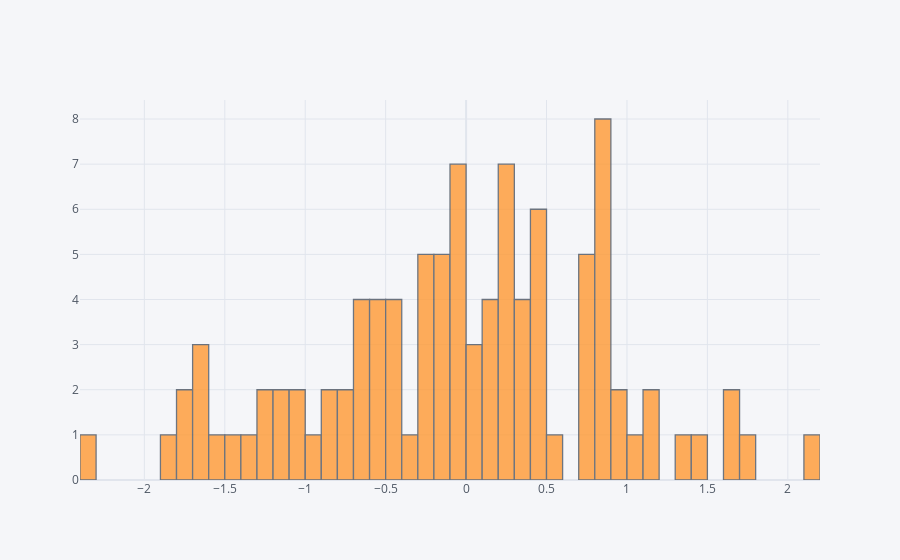

Notebook code for this chart:
### Code cell
df['A'].iplot(kind='hist', bins=50)

### Figure 1 — Plotly figure (JSON) as saved in the notebook; plotly's stock layout.template omitted (floating-point values rounded to 4 significant figures)
{"data": [{"histfunc": "count", "histnorm": "", "marker": {"color": "rgba(255, 153, 51, 1.0)", "line": {"color": "#4D5663", "width": 1.3}}, "name": "A", "nbinsx": 50, "opacity": 0.8, "orientation": "v", "type": "histogram", "x": [1.117, -1.116, 0.4176, 0.8005, 0.8107, 0.4398, -0.6783, -0.1068, -0.4653, -0.001461, -1.239, -1.614, 0.3709, -0.2561, 1.796, 0.3923, -0.3983, 0.4521, -0.2617, -0.02622, 0.8686, -1.386, 1.157, 0.09964, 0.7682, -2.303, 1.492, -0.4217, 0.272, -1.785, -0.5394, 0.2516, -0.445, 0.8594, 0.3027, 0.4532, -1.218, 1.61, -0.8531, -0.164, 0.5924, -0.07124, 0.07575, -0.539, 0.4651, 1.077, 0.7892, 0.8137, 0.1691, -0.6564, -0.2741, 0.9526, -1.894, -0.5293, -1.634, 0.753, 0.9483, -0.2312, -0.1015, 1.653, -1.497, -0.04468, 0.3568, -0.6036, -1.75, -0.882, 0.1271, -0.07924, 2.139, -0.6126, 0.2806, -1.009, -0.1567, -1.61, -0.08048, -0.7672, -1.137, 0.7133, -0.7034, 0.8362, -0.4446, -1.503, 0.2472, 0.7519, -1.064, 1.317, -0.06097, -0.9806, -0.508, -0.1191, 0.8269, 0.04833, 0.8537, -0.201, 0.2341, 0.2977, 0.1321, 0.2419, 0.1953, 0.4187]}], "layout": {"autosize": true, "barmode": "overlay", "legend": {"bgcolor": "#F5F6F9", "font": {"color": "#4D5663"}}, "paper_bgcolor": "#F5F6F9", "plot_bgcolor": "#F5F6F9", "title": {"font": {"color": "#4D5663"}}, "xaxis": {"autorange": true, "gridcolor": "#E1E5ED", "range": [-2.4, 2.2], "showgrid": true, "tickfont": {"color": "#4D5663"}, "title": {"font": {"color": "#4D5663"}, "text": ""}, "type": "linear", "zerolinecolor": "#E1E5ED"}, "yaxis": {"autorange": true, "gridcolor": "#E1E5ED", "range": [0, 8.421], "showgrid": true, "tickfont": {"color": "#4D5663"}, "title": {"font": {"color": "#4D5663"}, "text": ""}, "zerolinecolor": "#E1E5ED"}}}
